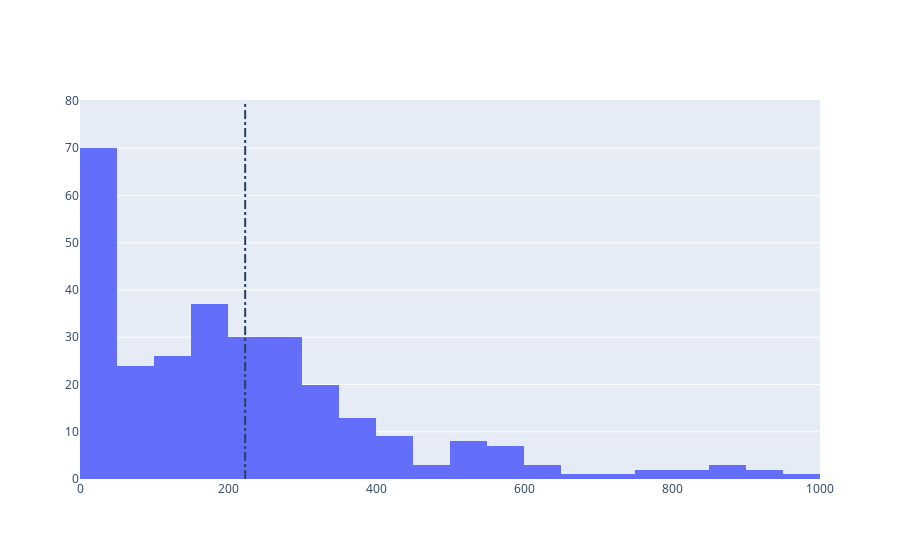

The code cell stored with this chart in its notebook:
### Markdown cell above
Question 5:  
How long does it typically take Account holders to repay the unlock price as a % of the nominal loan term?

Answer - 223%, more than double the original nominal loan term
only 292 out of 772 accounts were unlocked
%s subsetted per group_id also given below

### Code cell
dfq5 = accts.merge(group, on=['group_id']) \
    .merge(ast, on=['account_id'])

dfq5 = dfq5.loc[(dfq5.to_state == 'UNLOCKED')]
dfq5['registration_date'] = pd.to_datetime(dfq5['registration_date'], format='%Y-%m-%d %H:%M:%S')
dfq5['started_when'] = pd.to_datetime(dfq5['started_when'], format='%Y-%m-%d %H:%M:%S')

dfq5['actual_time_to_repay'] = dfq5['started_when'] - dfq5['registration_date']
dfq5['actual_time_to_repay'] = dfq5['actual_time_to_repay'] / np.timedelta64(1,'h')

dfq5['nominal_loan_term'] = (dfq5['price_unlock']) / (dfq5['price_clock_hour'])

dfq5['time_to_repay_as%_of_term'] = dfq5['actual_time_to_repay'] / dfq5['nominal_loan_term'] * 100

avg_pct = round(dfq5['time_to_repay_as%_of_term'].mean(),1)
print('Average time to repay =', round(avg_pct,1), '% of nominal loan term')

avg_pct_by_group = dfq5.groupby('group_id')['time_to_repay_as%_of_term'].mean()
print(avg_pct_by_group)

display(dfq5.head())
display(dfq5.info())


# Distribution by time% (each bin 50% of nominal)
data = [go.Histogram(
        x = dfq5['time_to_repay_as%_of_term']
)]

# Vertical dashed line to indicate the average 
layout = {'shapes': [{
              'type' :'line',
              'x0': avg_pct,
              'y0': 0,
              'x1': avg_pct,
              'y1': 80,
              'line': { 'dash': 'dashdot'}
          }]
          }

plotly.offline.iplot({'data': data, 'layout': layout})

### Figure 1 — Plotly figure (JSON) as saved in the notebook; plotly's stock layout.template omitted (floating-point values rounded to 4 significant figures; data arrays with more than 128 entries replaced by an {"elided": "..."} marker saying what was removed)
{"data": [{"type": "histogram", "x": {"elided": "292 float values"}}], "layout": {"shapes": [{"line": {"dash": "dashdot"}, "type": "line", "x0": 223.2, "x1": 223.2, "y0": 0, "y1": 80}]}}
